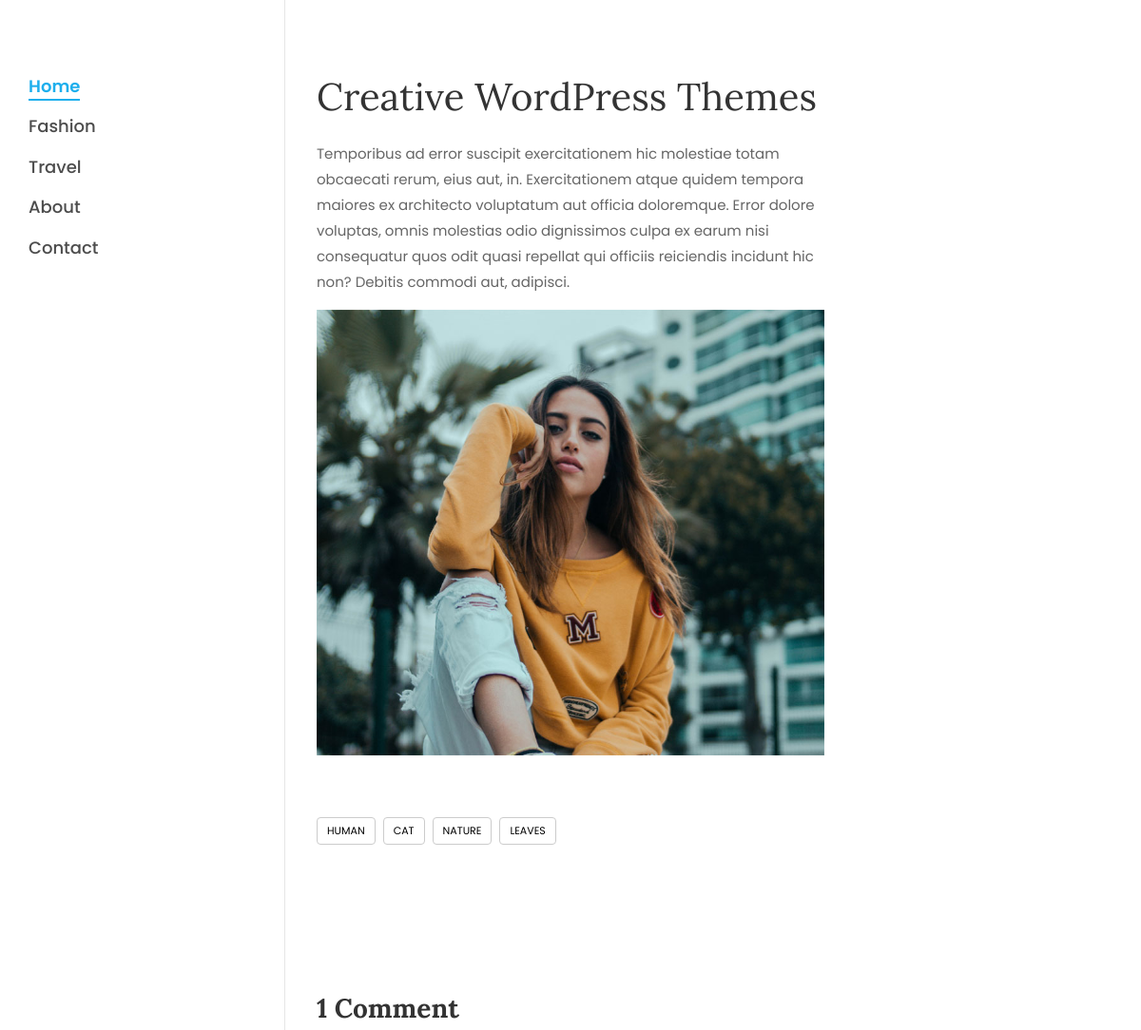
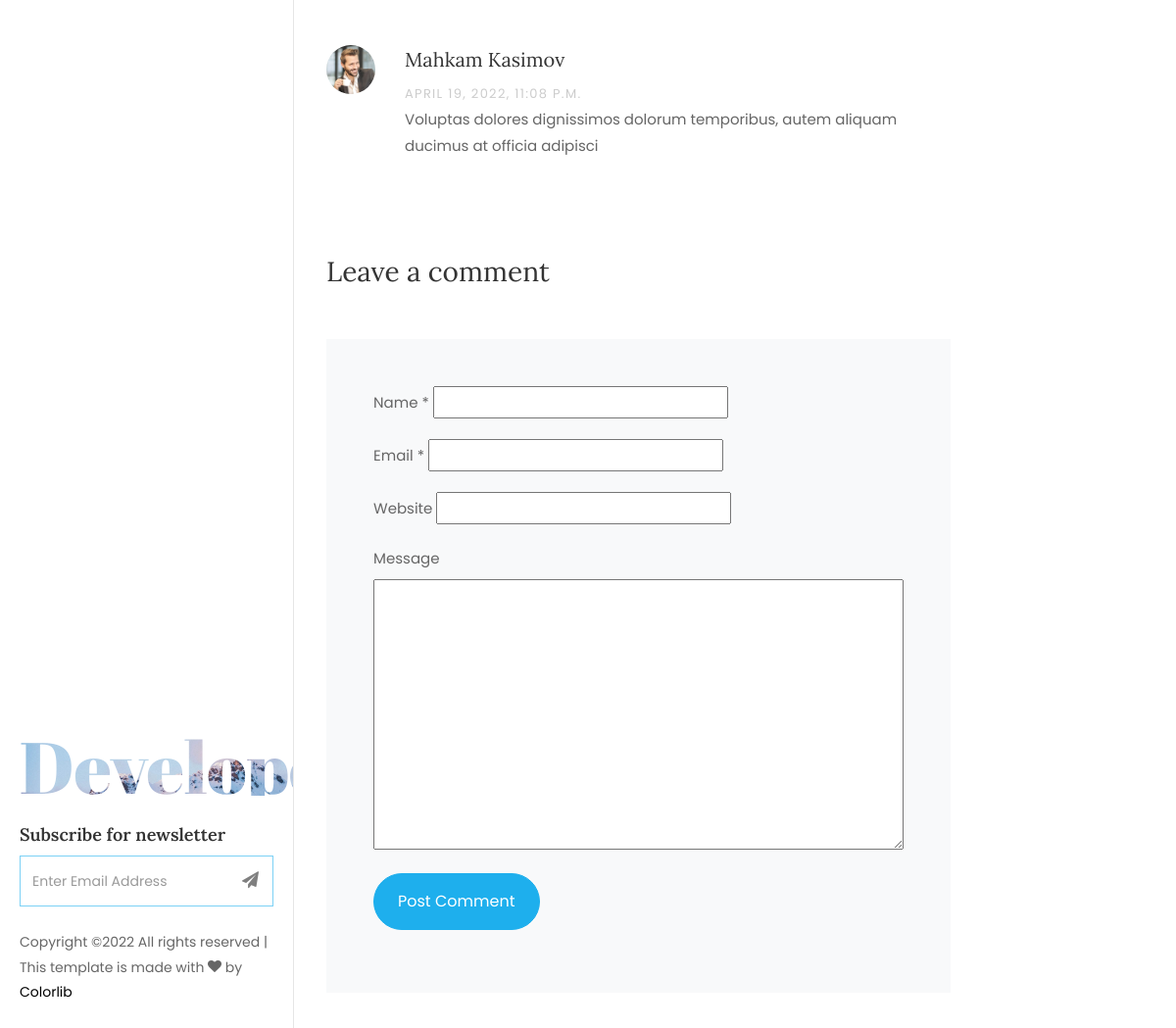
The page /about/it-is-a-long-established-fact-a-reader-be-distract/ on the database its author committed (2 pictures, top to bottom).
### posts/models.py (models this page shows, shortened)
class Post(models.Model):
    title=models.CharField(max_length=222)
    category=models.ForeignKey(Category,on_delete=models.CASCADE)
    type=models.IntegerField(choices=TYPE)
    content=models.TextField()
    created_at=models.DateTimeField(auto_now_add=True)
    image=models.ImageField(upload_to=post_image_path)
    tag=models.ManyToManyField(Tag,blank=True)
    slug=models.SlugField()

class Tag(models.Model):
    tags=models.CharField(max_length=50)
    def __str__(self):
        return self.tags

class Comment(models.Model):
    name=models.CharField(max_length=50)
    avatar=models.ImageField(upload_to='comments',null=True,blank=True)
    email=models.EmailField()
    website=models.URLField(null=True,blank=True)
    created_at=models.DateTimeField(auto_now_add=True)
    message=models.TextField()

### posts/views.py (the view, shortened to what this page needs)
# urls.py: path('about/<slug:slug>/',post_detail_view,name='about'),
def post_detail_view(request,slug):
    post=get_object_or_404(Post,slug=slug)
    form=CreatePostForm()
    categories=Category.objects.all()
    tags=Tag.objects.all()
    comments=Comment.objects.order_by('-id')
    context={
        'object':post,
        'categorirs':categories,
        'tags':tags,
        'form':form,
        'comments':comments,
    }
    return render(request,'posts/single.html',context)

### posts/forms.py (shortened to what this page needs)
class CreatePostForm(forms.ModelForm):
    class Meta:
        model = Comment
        fields = '__all__'

### templates/posts/single.html (shortened to what this page needs)
{% extends 'base.html' %}
{% block content %}
    <div id="colorlib-main">
        <section class="ftco-section ftco-no-pt ftco-no-pb">
            <div class="container">
                <div class="row d-flex">
                    <div class="col-lg-8 px-md-5 py-5">
                        <div class="row pt-md-4">
                            <h1 class="mb-3">{{ object.title }}</h1>
                            <p>{{ object.content }}</p>
                            <p>
                                <img src="{{ object.image.url }}" alt="" class="img-fluid">
                            </p>
                            <div class="tag-widget post-tag-container mb-5 mt-5">
                                <div class="tagcloud">
                                    {% for tag in object.tag.all %}
                                    <a href="#" class="tag-cloud-link">{{ tag }}</a>
                                    {% endfor %}
                                </div>
                            </div>
                            <div class="pt-5 mt-5">
                                <h3 class="mb-5 font-weight-bold">{{ comments.count }} Comment</h3>
                                {% for comment in comments %}
                                <ul class="comment-list">
                                    <li class="comment">
                                        <div class="vcard bio">
                                            <img src="{{comment.avatar.url}}"
                                                 alt="">
                                        </div>
                                        <div class="comment-body">
                                            <h3>{{ comment.name }}</h3>
                                            <div class="meta">{{ comment.created_at }}</div>
                                            <p>{{ comment.message }}</p>
                                        </div>
                                    </li>
                                </ul>
                                {% endfor %}
                                <div class="comment-form-wrap pt-5">
                                    <h3 class="mb-5">Leave a comment</h3>
                                    <form action="#" class="p-3 p-md-5 bg-light">
                                        <div class="form-group">
                                            <label for="name">Name *</label>
                                            {{ form.name }}
                                        </div>
                                        <div class="form-group">
                                            <label for="email">Email *</label>
                                            {{ form.email }}
                                        </div>
                                        <div class="form-group">
                                            <label for="website">Website</label>
                                            {{ form.website }}
                                        </div>
                                        <div class="form-group">
                                            <label for="message">Message</label>
                                            {{ form.message }}
                                        </div>
                                        <div class="form-group">
                                            <input type="submit" value="Post Comment" class="btn py-3 px-4 btn-primary">
                                        </div>
                                    </form>
                                </div>
                            </div>
                        </div>
                    </div>
                </div>
            </div>
        </section>
    </div>
{% endblock %}

### templates/base.html (shortened to what this page needs)
{% load static %}
<!DOCTYPE html>
<html lang="en">
<head>
    <link rel="stylesheet" href="{% static 'css/index.css' %}">
</head>
<body>
<div id="colorlib-page">
    {% include 'sidebar.html' %}
    {% block content %}
    {% endblock %}
   </div>
</body>
</html>

### templates/sidebar.html
{% load static %}
        <aside id="colorlib-aside" role="complementary" class="js-fullheight">
            <nav id="colorlib-main-menu" role="navigation">
                <ul>
                    <li class="colorlib-active"><a href="/">Home</a></li>
                    <li><a href="/fashion/">Fashion</a></li>
                    <li><a href="/travel/">Travel</a></li>
                    <li><a href="/about/">About</a></li>
                    <li><a href="/contact/">Contact</a></li>
                </ul>
            </nav>
            <div class="colorlib-footer">
                <h1 id="colorlib-logo" class="mb-4"><a href="index-2.html" style="background-image:url({% static 'images/xbg_1.jpg.pagespeed.ic.yyDakF8d8Y.jpg' %})">
                    <span>Developer</span></a></h1>
                <div class="mb-4">
                    <h3>Subscribe for newsletter</h3>
                    <form action="#" class="colorlib-subscribe-form">
                        <div class="form-group d-flex">
                            <div class="icon"><span class="icon-paper-plane"></span></div>
                            <input type="text" class="form-control" placeholder="Enter Email Address">
                        </div>
                    </form>
                </div>
                <p class="pfooter">
                    Copyright &copy;<script>document.write(new Date().getFullYear());</script>
                    All rights reserved | This template is made with <i class="icon-heart" aria-hidden="true"></i> by <a
                        href="https://colorlib.com/" target="_blank">Colorlib</a>
                </p>
            </div>
        </aside>

### templates/rside.html (shortened to what this page needs)
{% load static %}

### rows shown on the page
Post: title "Creative WordPress Themes", content "Temporibus ad error suscipit exercitationem hic molestiae totam obcaecati rerum, eius aut, in. Exercitationem atque quidem tempora maiores ex architecto voluptatum aut officia doloremque. Error dolore voluptas, omnis molestias odio dignissimos culpa ex earum nisi consequatur quos odit quasi repellat qui officiis reiciendis incidunt hic non? Debitis commodi aut, adipisci.", image (picture)
Tag: tags "HUMAN"
Tag: tags "CAT"
Tag: tags "NATURE"
Tag: tags "LEAVES"
Comment: avatar (picture), name "Mahkam Kasimov", created_at "APRIL 19, 2022, 11:08 P.M.", message "Voluptas dolores dignissimos dolorum temporibus, autem aliquam ducimus at officia adipisci"

### other values the page prints
{{ comments.count }} "1"
